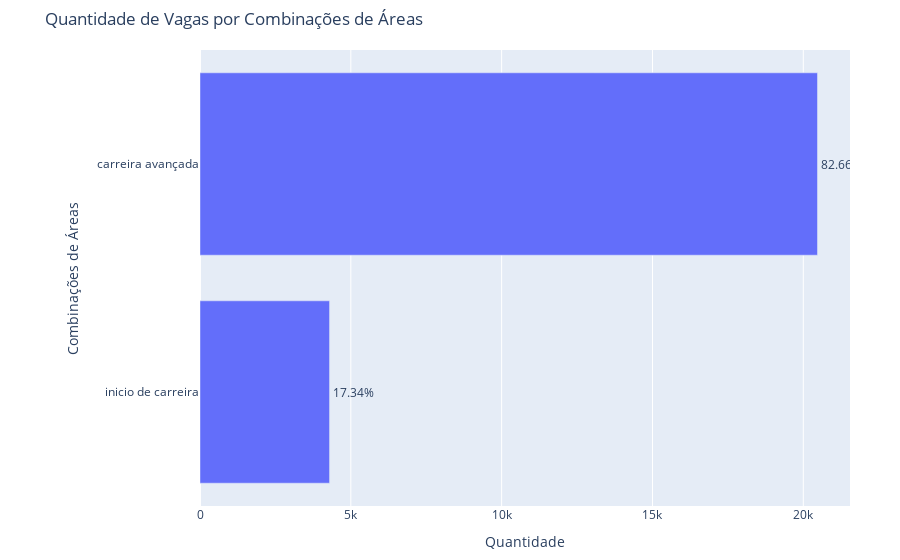

Write notebook code for a chart like this one.
### Code cell
# Contabilizar combinações de áreas
contagem_combinacoes_momento_carreira = Counter(df_tech['momento_carreira'])

# Converter o contador para um DataFrame
df_contagem_combinacoes_momento_carreira = pd.DataFrame(contagem_combinacoes_momento_carreira.items(), columns=['Combinação de Áreas', 'Quantidade'])

# Calcular percentual
total_combinacoes = df_contagem_combinacoes_momento_carreira['Quantidade'].sum()
df_contagem_combinacoes_momento_carreira['Percentual'] = (df_contagem_combinacoes_momento_carreira['Quantidade'] / total_combinacoes) * 100

# Ordenar do menor para o maior
df_contagem_combinacoes_momento_carreira = df_contagem_combinacoes_momento_carreira.sort_values(by='Quantidade')

# Gráfico de barras com Plotly
fig2 = px.bar(df_contagem_combinacoes_momento_carreira, x='Quantidade', y='Combinação de Áreas', text='Percentual',
              labels={'Quantidade': 'Quantidade', 'Combinação de Áreas': 'Combinações de Áreas'},
              title='Quantidade de Vagas por Combinações de Áreas')

fig2.update_traces(texttemplate='%{text:.2f}%', textposition='outside')
fig2.update_layout(uniformtext_minsize=8, uniformtext_mode='hide', yaxis={'categoryorder':'total ascending'})

# Ajuste da margem e espaçamento
fig2.update_layout(margin=dict(l=200, r=50, b=50, t=50), yaxis_tickangle=0)

fig2.show()

### Figure 1 — Plotly figure (JSON) as saved in the notebook; plotly's stock layout.template omitted (floating-point values rounded to 4 significant figures)
{"data": [{"alignmentgroup": "True", "hovertemplate": "Quantidade=%{x}<br>Combinações de Áreas=%{y}<br>Percentual=%{text}<extra></extra>", "legendgroup": "", "marker": {"color": "#636efa", "pattern": {"shape": ""}}, "name": "", "offsetgroup": "", "orientation": "h", "showlegend": false, "text": [17.34, 82.66], "textposition": "outside", "texttemplate": "%{text:.2f}%", "type": "bar", "x": [4295, 20471], "xaxis": "x", "y": ["inicio de carreira", "carreira avançada"], "yaxis": "y"}], "layout": {"barmode": "relative", "legend": {"tracegroupgap": 0}, "margin": {"b": 50, "l": 200, "r": 50, "t": 50}, "title": {"text": "Quantidade de Vagas por Combinações de Áreas"}, "uniformtext": {"minsize": 8, "mode": "hide"}, "xaxis": {"anchor": "y", "domain": [0, 1], "title": {"text": "Quantidade"}}, "yaxis": {"anchor": "x", "categoryorder": "total ascending", "domain": [0, 1], "tickangle": 0, "title": {"text": "Combinações de Áreas"}}}}
